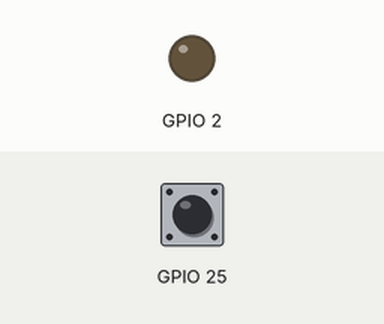
Recording of a sketch running on a simulated ESP32. Shown: output pins drawn as LEDs (lit = HIGH). The test bench sets the inputs (shaded band); at power-on: GPIO 25 HIGH. What the sketch prints to the serial monitor is not drawn.

Above: at 1.2 s.
1.3 s: GPIO 25 pulled LOW for 0.15 s
At 1.37 s:
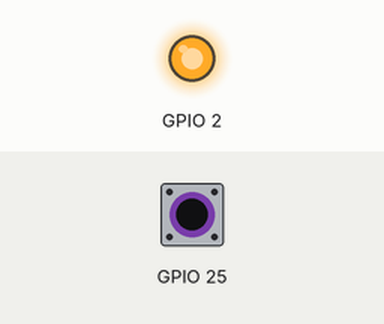
2.9 s: GPIO 25 pulled LOW for 3.2 s
At 6.7 s:
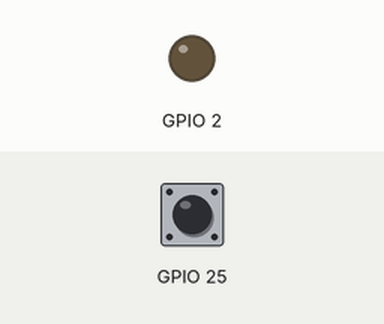
Timing chart, 0 to 8.2 s (numbered marks = the images above; inputs shaded):
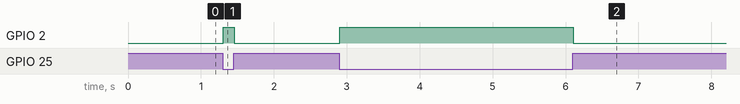

The sketch:

ira20.ino
```cpp
void setup() {
  // put your setup code here, to run once:
  Serial.begin(9600);
  pinMode(25,INPUT_PULLUP);
  pinMode(2, OUTPUT);

}

void loop() {
  // put your main code here, to run repeatedly:

  int sensorVal = digitalRead(25);
  Serial.println(sensorVal);

  if (sensorVal  == HIGH){
    digitalWrite(2,LOW);

  }else{
    digitalWrite(2,HIGH);
  }
}
```

Measured:
- after the input at 1.3 s, GPIO 2: LOW → HIGH at once, → LOW 0.15 s later
- after the input at 2.9 s, GPIO 2: LOW → HIGH at once, → LOW 3.2 s later
